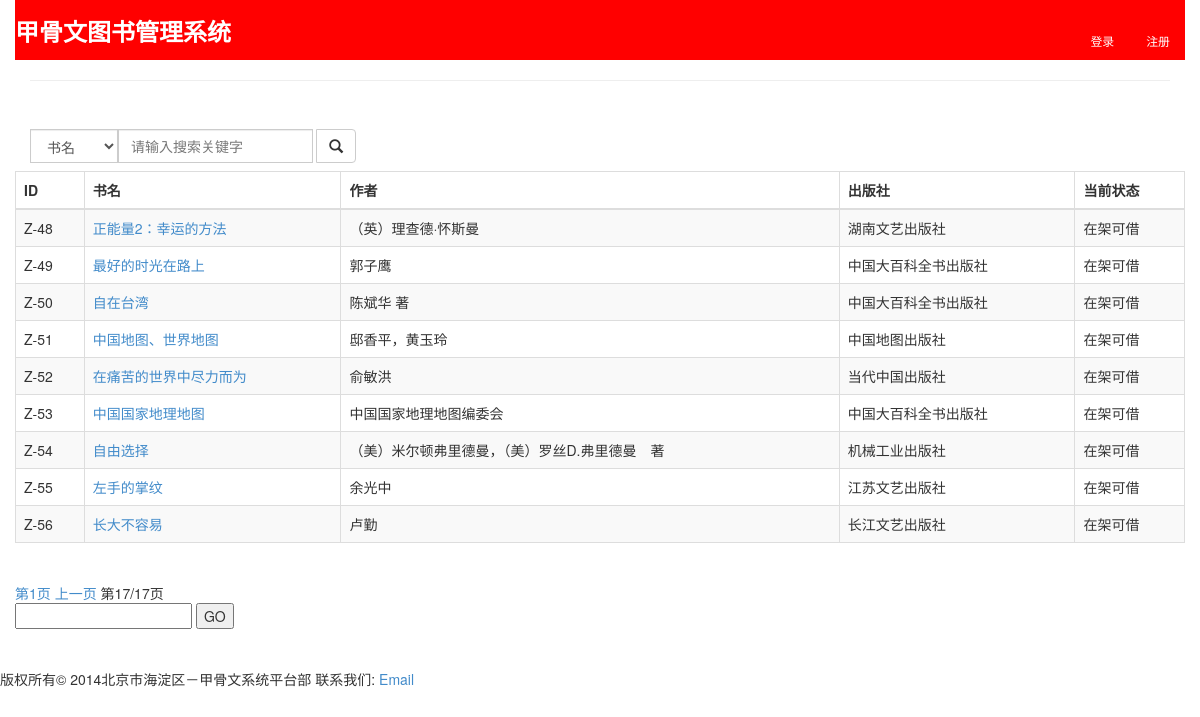
/books/?page=17, run on the app's committed database.
### books/models.py (models this page shows, shortened)
class Book(models.Model):
    identifier = models.CharField(max_length=10, primary_key=True)
    name = models.CharField(max_length=50)
    author = models.CharField(max_length=50)
    publisher = models.CharField(max_length=50)
    status = models.CharField(max_length=20)
    class Meta:
        db_table = 'books'

### books/views.py (the view)
def index(request):
    user = request.user
    book_list = Book.objects.all()
    paginator = Paginator(book_list, 10) # show 10 books per page
    page = request.GET.get('page')
    try:
        books = paginator.page(page)
    except PageNotAnInteger:
        books = paginator.page(1)
    except EmptyPage:
        books = paginator.page(paginator.num_pages)
    return render_to_response('books/index.html', \
        RequestContext(request, {'books': books, 'user': user, }))

### books/templates/books/index.html (shortened to what this page needs)
{% extends "base.html" %}
{% block headline %}<p style="color: white; font-family: sans-serif; font-weight: 900">甲骨文图书管理系统</p>{% endblock %}
{% block header %}
<ul class="nav nav-pills pull-right" style="color: white">
  {% if user.username != '' %}
  <li><a href="{% url 'userinfo' user %}"><small style="color: white; font-weight: 900">{{ user.username }}</small></a></li>
  <li><a href="{% url 'logout' %}"><small style="color: white; font-weight: bold">退出</small></a></li>
  {% else %}
  <li><a href="/accounts/login/"><small style="color: white">登录</small></a></li>
  <li><a href="/accounts/register/"><small style="color: white">注册</small></a></li>
  {% endif %}
</ul>
{% endblock %}
{% block content %}
<form class="navbar-form navbar-left" role="search" action="/books/searchresults/" method="get">
  <div class="form-group">
    <span class="input-group">
      <span class="input-group-btn">
        <select class="form-control" name="searchtype">
          <option>书名</option>
        </select>
      </span>
      <span class="input-group-btn">
        <input type="text" class="form-control" name="searchword" placeholder="请输入搜索关键字" />
      </span>&nbsp;
      <span class="input-group-btn">
        <button type="submit" class="btn btn-default">
          <span class="glyphicon glyphicon-search"></span>
        </button>
      </span>
    </span>
  </div>
</form>
<table class="table table-bordered table-striped table-hover">
  <thead>
    <tr>
      <th>ID</th>
      <th>书名</th>
      <th>作者</th>
      <th>出版社</th>
      <th>当前状态</th>
    </tr>
  </thead>
  <tbody>
    {% for book in books %}
    <tr>
      <td>{{ book.identifier }}</td>
      <td><a href="/books/profile/{{ book.identifier }}">{{ book.name }}</a></td>
      <td>{{ book.author }}</td>
      <td>{{ book.publisher }}</td>
      <td>{{ book.status }}</td>
    </tr>
    {% endfor %}
  </tbody>
</table>
<div class="pagination">
  <span class="step-links">
    {% if books.has_previous %}
      <a href="?page=1">第1页</a>
      <a href="?page={{ books.previous_page_number }}">上一页</a>
    {% endif %}
    <span class="current">
      第{{ books.number }}/{{ books.paginator.num_pages }}页
    </span>
    <form action="" method="get">
      <input type="text" name="page" />
      <input type="submit" value="GO" />
    </form>
  </span>
{% endblock %}

### data on the page
Book: identifier "Z-48", name "正能量2：幸运的方法", author "（英）理查德·怀斯曼", publisher "湖南文艺出版社", status "在架可借"
Book: identifier "Z-49", name "最好的时光在路上", author "郭子鹰", publisher "中国大百科全书出版社", status "在架可借"
Book: identifier "Z-50", name "自在台湾", author "陈斌华 著", publisher "中国大百科全书出版社", status "在架可借"
Book: identifier "Z-51", name "中国地图、世界地图", author "邸香平，黄玉玲", publisher "中国地图出版社", status "在架可借"
Book: identifier "Z-52", name "在痛苦的世界中尽力而为", author "俞敏洪", publisher "当代中国出版社", status "在架可借"
Book: identifier "Z-53", name "中国国家地理地图", author "中国国家地理地图编委会", publisher "中国大百科全书出版社", status "在架可借"
Book: identifier "Z-54", name "自由选择", author "（美）米尔顿弗里德曼，（美）罗丝D.弗里德曼 著", publisher "机械工业出版社", status "在架可借"
Book: identifier "Z-55", name "左手的掌纹", author "余光中", publisher "江苏文艺出版社", status "在架可借"
Book: identifier "Z-56", name "长大不容易", author "卢勤", publisher "长江文艺出版社", status "在架可借"

### other printed values
{{ books.number }} "17"
{{ books.paginator.num_pages }} "17"
